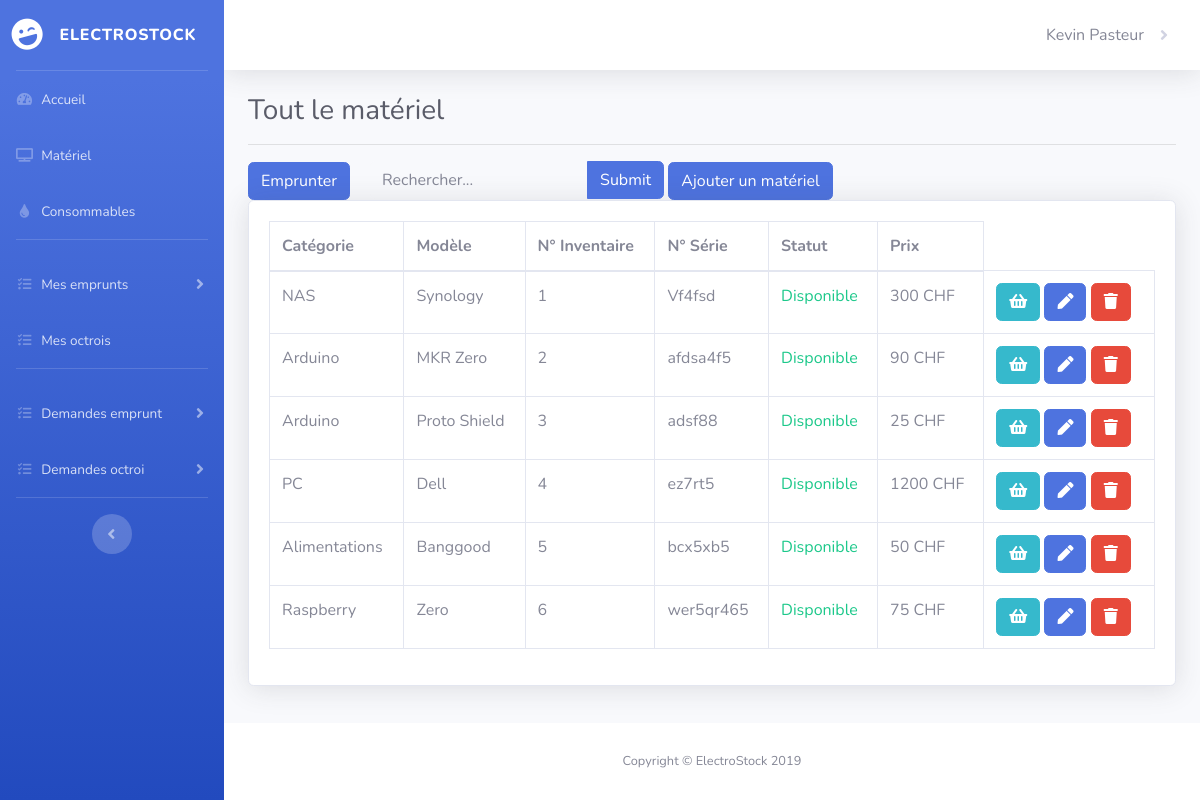
Screenshot of /Code/index.php?action=materiel (signed in) with the database file from the repository.
### tables this page shows
CREATE TABLE IF NOT EXISTS `Materiels` (
  `idMateriels` INT(11) NOT NULL AUTO_INCREMENT,
  `modele` VARCHAR(50) NOT NULL,
  `n_inventaire` INT(11) NOT NULL,
  `n_serie` VARCHAR(50) NULL DEFAULT NULL,
  `prix` FLOAT(11) NULL DEFAULT NULL,
  `fkCategoriesM` INT(11) NOT NULL,
  `fkStatutsM` INT(11) NOT NULL,
  PRIMARY KEY (`idMateriels`),
  INDEX `fk_Materiels_CategoriesM1_idx` (`fkCategoriesM` ASC) ,
  INDEX `fk_materiels_statutsM1_idx` (`fkStatutsM` ASC) ,
  CONSTRAINT `fk_Materiels_CategoriesM1`
    FOREIGN KEY (`fkCategoriesM`)
    REFERENCES `CategoriesM` (`idCategoriesM`),
  CONSTRAINT `fk_materiels_statutsM1`
    FOREIGN KEY (`fkStatutsM`)
    REFERENCES `StatutsM` (`idstatutsM`));

CREATE TABLE IF NOT EXISTS `CategoriesM` (
  `idCategoriesM` INT(11) NOT NULL AUTO_INCREMENT,
  `nom` VARCHAR(50) NOT NULL,
  PRIMARY KEY (`idCategoriesM`));

### Code/modele/modele_materiel.php (called while the page is built, shortened)
<?php
function GetAllMaterial()
{
    $connexion = GetBD();
    $requete = "SELECT idMateriels, CategoriesM.nom as Catégorie, modele as 'Modèle',prix,n_inventaire as 'N° Inventaire', n_serie as 'N° Série', fkStatutsM as Statut FROM Materiels
                LEFT JOIN CategoriesM on fkCategoriesM = idCategoriesM";
    $resultat = $connexion->query($requete);
    return $resultat;
}

### Code/vue/toutlemateriel.php (the view, shortened to what this page needs)
        <div class="card shadow mb-4">
            <div class="card-body">
                <div class="table-responsive">
                    <table class="table table-bordered" id="dataTable" width="100%" cellspacing="0">
                        <thead>
                        <tr>
                            <th>Catégorie</th>
                            <th>Modèle</th>
                            <th>N° Inventaire</th>
                            <th>N° Série</th>
                            <th>Statut</th>
                            <?php if ($_SESSION['role'] == "Administrateur") { ?>
                                <th>Prix</th>
                            <?php } ?>
                        </tr>
                        </thead>
                        <tbody>
                        <?php foreach (@$result as $materiel) : ?>
                            <tr>
                                <td><?= $materiel['Catégorie']; ?> </td>
                                <td><?= $materiel['Modèle']; ?> </td>
                                <td><?= $materiel['N° Inventaire']; ?> </td>
                                <td><?= $materiel['N° Série']; ?> </td>
                                <td>
                                    <?php  if ($materiel["Statut"] == 1 )echo "<span class=\"text-success\">Disponible</span>";
                                    else echo "<span class=\"text-danger\">Indisponible</span>";
                                    ?>
                                </td>
                                <?php if ($_SESSION['role'] == "Administrateur") { ?>
                                <td><?= $materiel['prix']; ?> CHF</td>
                                <td>
                                    <?php  if ($materiel["Statut"] == '1') { ?><a href="#"><button class="btn btn-info btn-xs"><i class="fa fa-shopping-basket "></i></button></a>
                                        <a href="#"><button class="btn btn-primary btn-xs"><i class="fa fa-pen"></i></button></a>
                                        <a href="#" onclick="return confirm('Supprimer ce matériel ?')"> <button class="btn btn-danger btn-xs"><i class="fa fa-trash "></i></button></a>
                                    <?php } ?>
                                </td>
                                <?php } ?>
                            </tr>
                        <?php endforeach; ?>
                        </tbody>
                    </table>
                </div>
            </div>
        </div>
    </div>
</div>
<?php $contenu = ob_get_clean();?>
<?php require "vue/gabarit.php";?>

### Code/index.php (shortened to what this page needs)
<?php
require "controleur/controleur.php";
try {
    if(isset($_GET['action'])){
        $action = $_GET['action'];
        switch ($action){
            case 'materiel':
                materiel();
                break;
        }
    }
    else
        connexion();
}
catch(Exception $e) {
    erreur($e->getMessage());
}

### Code/controleur/controleur.php (shortened to what this page needs)
<?php
require "modele/modele_materiel.php";
function materiel()
{
    if(!empty($_SESSION['role'])) {
        require "vue/menu_materiel.php";
        if (isset($_POST['q']))
        {
            $materielr = $_POST['q'];
            $rechercheM = SearchM($materielr);
            require "vue/recherchem.php";
        }
        else {
            $result = GetAllMaterial();
            require "vue/toutlemateriel.php";
        }
    }
    else
        erreur403();
}
    ?>

### Code/vue/menu_materiel.php (shortened to what this page needs)
<div class="container-fluid">
<h1 class="h3 mb-2 text-gray-800">Tout le matériel</h1>
<hr>
<div>
    <a class="btn btn-primary btn-icon-split" href="index.php?action=emprunt">
        <span class="text">Emprunter</span>
    </a>
    <form method="POST" action="index.php?action=materiel" class="d-none d-sm-inline-block form-inline mr-auto ml-md-3 my-2 my-md-0 mw-100 navbar-search">
        <div class="input-group">
            <input class="form-control bg-light border-0 small" aria-describedby="basic-addon2" aria-label="Search" name="q" type="search" placeholder="Rechercher...">
            <div class="input-group-append">
                <input class="btn btn-primary" type="submit" />
            </div>
        </div>
    </form>
    <?php if ($_SESSION['role'] == "Administrateur") {  ?>
        <a class="btn btn-primary btn-icon-split" href="index.php?action=ajoutmateriel">
            <span class="text">Ajouter un matériel</span>
        </a>
    <?php } ?>
</div>

### Code/vue/gabarit.php (shortened to what this page needs)
<!DOCTYPE html>
<html lang="en">
<head>
    <link rel="stylesheet" href="https://use.fontawesome.com/releases/v5.8.2/css/all.css">
    <link href="contenu/css/sb-admin-2.min.css" rel="stylesheet">
    <link href="contenu/css/dataTables.bootstrap4.min.css" rel="stylesheet">
</head>
<body id="page-top">
<div id="wrapper">
    <ul class="navbar-nav bg-gradient-primary sidebar sidebar-dark accordion" id="accordionSidebar">
        <a class="sidebar-brand d-flex align-items-center justify-content-center" href="index.php?action=accueil">
            <div class="sidebar-brand-icon rotate-n-15">
                <i class="fas fa-laugh-wink"></i>
            </div>
            <div class="sidebar-brand-text mx-3">ElectroStock</div>
        </a>
        <hr class="sidebar-divider my-0">
        <li class="nav-item">
            <a class="nav-link" href="index.php?action=accueil">
                <i class="fas fa-fw fa-tachometer-alt"></i>
                <span>Accueil</span></a>
        </li>
        <li class="nav-item">
            <a class="nav-link" href="index.php?action=materiel">
                <i class="fas fa-fw fa-tv"></i>
                <span>Matériel</span></a>
        </li>
        <li class="nav-item">
            <a class="nav-link" href="index.php?action=consommables">
                <i class="fas fa-fw fa-tint"></i>
                <span>Consommables</span></a>
        </li>
        <hr class="sidebar-divider d-none d-md-block">
        <li class="nav-item">
            <a class="nav-link collapsed" href="index.php?action=demprunt" data-toggle="collapse" data-target="#collapsePages2" aria-expanded="true" aria-controls="collapsePages2">
                <i class="fas fa-fw fa-tasks"></i>
                <span>Mes emprunts</span>
            </a>
        </li>
        <li class="nav-item">
            <a class="nav-link" href="#">
                <i class="fas fa-fw fa-tasks"></i>
                <span>Mes octrois</span></a>
        </li>
        <?php if ($_SESSION['role'] == "Administrateur") { ?>
        <hr class="sidebar-divider d-none d-md-block">
        <li class="nav-item">
            <a class="nav-link collapsed" href="index.php?action=demprunt" data-toggle="collapse" data-target="#collapsePages" aria-expanded="true" aria-controls="collapsePages">
                <i class="fas fa-fw fa-tasks"></i>
                <span>Demandes emprunt</span>
            </a>
        </li>
            <li class="nav-item">
                <a class="nav-link collapsed" href="index.php?action=demprunt" data-toggle="collapse" data-target="#collapsePages3" aria-expanded="true" aria-controls="collapsePages2">
                    <i class="fas fa-fw fa-tasks"></i>
                    <span>Demandes octroi</span>
                </a>
            </li>
        <?php } ?>
        <hr class="sidebar-divider d-none d-md-block">
        <div class="text-center d-none d-md-inline">
            <button class="rounded-circle border-0" id="sidebarToggle"></button>
        </div>
    </ul>
    <div id="content-wrapper" class="d-flex flex-column">
        <div id="content">
            <nav class="navbar navbar-expand navbar-light bg-white topbar mb-4 static-top shadow">
                <ul class="navbar-nav ml-auto">
                    <li class="nav-item dropdown">
                        <a class="nav-link dropdown-toggle" href="#" id="userDropdown" role="button" data-toggle="dropdown" aria-haspopup="true" aria-expanded="false">
                            <span class="mr-2 d-none d-lg-inline text-gray-600 "><?= $_SESSION['prenom']. " ".$_SESSION['nom']; ?></span>
                        </a>
                    </li>
                </ul>
            </nav>
    <div class="span12" id="divMain">
        <?=$contenu; ?>
    </div>
            <footer class="sticky-footer bg-white">
                <div class="container my-auto">
                    <div class="copyright text-center my-auto">
                        <span>Copyright &copy; ElectroStock 2019</span>
                    </div>
                </div>
            </footer>
        </div>
    </div>
</body>
</html>

### rows the page displays
materiels: fkCategoriesM.nom "NAS", modele "Synology", n_inventaire "1", n_serie "Vf4fsd", shows "Disponible", prix "300"
materiels: fkCategoriesM.nom "Arduino", modele "MKR Zero", n_inventaire "2", n_serie "afdsa4f5", shows "Disponible", prix "90"
materiels: fkCategoriesM.nom "Arduino", modele "Proto Shield", n_inventaire "3", n_serie "adsf88", shows "Disponible", prix "25"
materiels: fkCategoriesM.nom "PC", modele "Dell", n_inventaire "4", n_serie "ez7rt5", shows "Disponible", prix "1200"
materiels: fkCategoriesM.nom "Alimentations", modele "Banggood", n_inventaire "5", n_serie "bcx5xb5", shows "Disponible", prix "50"
materiels: fkCategoriesM.nom "Raspberry", modele "Zero", n_inventaire "6", n_serie "wer5qr465", shows "Disponible", prix "75"

### other values shown
$_SESSION['prenom'] "Kevin"
$_SESSION['nom'] "Pasteur"
